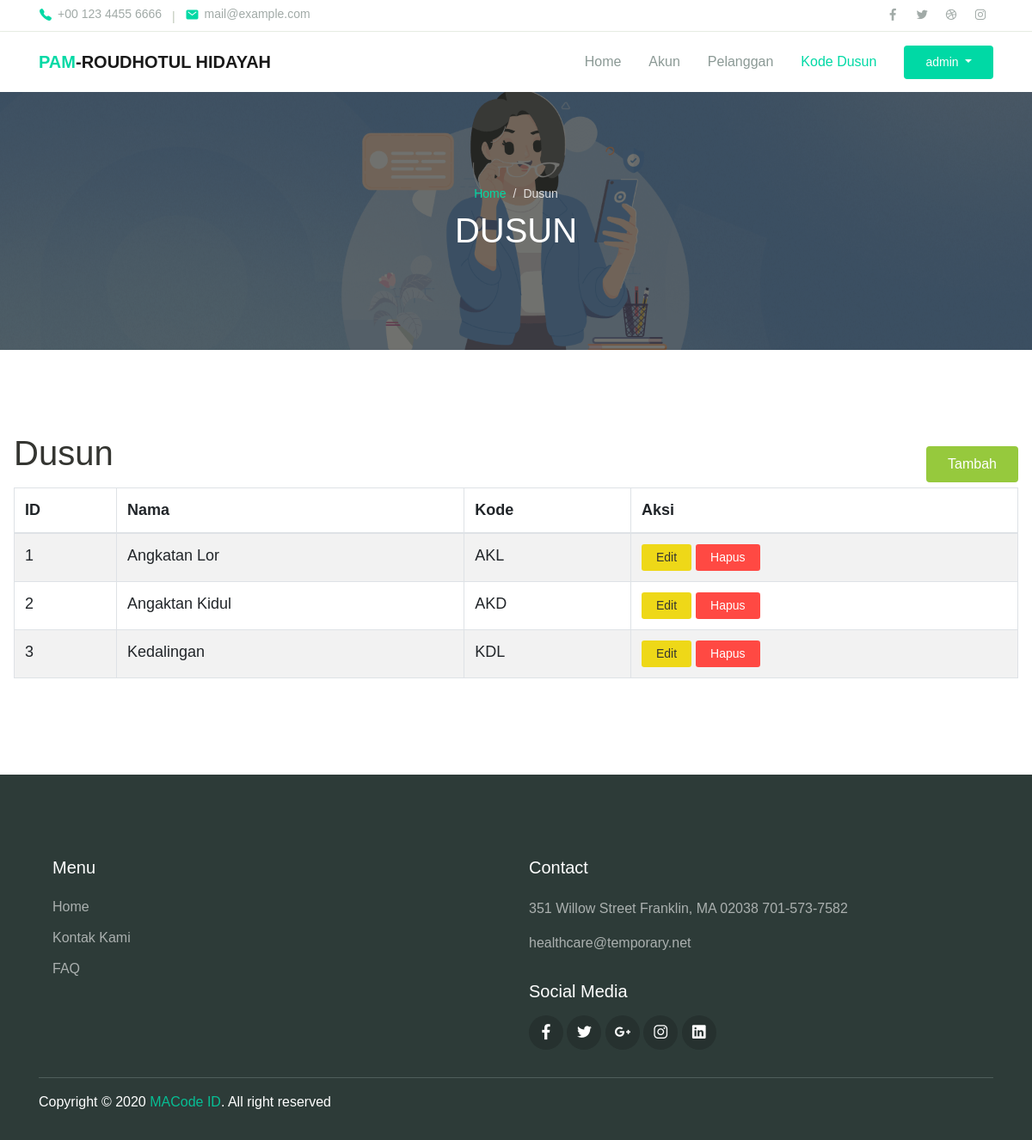
The app's page /admin/dusun.php (signed in) with its own data.
### tables this page shows
CREATE TABLE `user` (
  `id` int(11) NOT NULL,
  `nama` varchar(255) NOT NULL,
  `username` varchar(255) NOT NULL,
  `password` varchar(255) NOT NULL
);

CREATE TABLE `dusun` (
  `id` int(4) NOT NULL,
  `nama` varchar(50) NOT NULL,
  `kode` varchar(3) NOT NULL
);

### admin/dusun.php (the view, shortened to what this page needs)
<?php
    $thisPage = 'dusun';
    include '../config/koneksi.php';
    $id_admin = $_SESSION['pamrh_id_admin'];
    $query_admin_login = mysqli_query($koneksi, "SELECT * FROM user WHERE id='$id_admin'");
    $admin_login = mysqli_fetch_assoc($query_admin_login);
    $query_data_dusun = mysqli_query($koneksi, "SELECT * FROM dusun");
    include 'layout/header.php';
?>
  <div class="page-banner overlay-dark bg-image" style="background-image: url('../assets/img/gmb-4.png');">
    <div class="banner-section">
      <div class="container text-center wow fadeInUp">
        <nav aria-label="Breadcrumb">
          <ol class="breadcrumb breadcrumb-dark bg-transparent justify-content-center py-0 mb-2">
            <li class="breadcrumb-item"><a href="index.php">Home</a></li>
            <li class="breadcrumb-item active" aria-current="page">Dusun</li>
          </ol>
        </nav>
        <h1 class="font-weight-normal">DUSUN</h1>
      </div>
    </div>
  </div>
  <div class="page-section">
    <div class="container-fluid p-3">
      <div class="row justify-content-center">
        <div class="col-12 wow fadeInUp">
          <h1 class="mb-3">Dusun <a href="dusun_tambah.php" class="btn mt-3 btn-success float-right">Tambah</a></h1>
          <div class="text-lg">
            <table id="data_table" class="table table-striped table-bordered" style="width:100%">
              <thead>
                  <tr>
                      <th>ID</th>
                      <th>Nama</th>
                      <th>Kode</th>
                      <th>Aksi</th>
                  </tr>
              </thead>
              <tbody>
                  <?php
                  foreach ($query_data_dusun as $a) {
                  ?>
                  <tr>
                      <td><?php echo $a['id']; ?></td>
                      <td><?php echo $a['nama']; ?></td>
                      <td><?php echo $a['kode']; ?></td>
                      <td>
                        <a href="dusun_edit.php?id=<?php echo $a['id']; ?>" class="btn btn-sm pt-1 pb-1 pl-3 pr-3 btn-warning">Edit</a>
                        <a href="function/hapus_dusun.php?id=<?php echo $a['id']; ?>" class="btn btn-sm pt-1 pb-1 pl-3 pr-3 btn-danger">Hapus</a>
                      </td>
                  </tr>
                  <?php
                  }
                  ?>
                </tbody>
              </table>
            </div>
          </div>
        </div>
      </div>
    </div>
<?php
include_once('layout/footer.php');
?>

### admin/layout/header.php (shortened to what this page needs)
<!DOCTYPE html>
<html lang="en">
<head>
  <link rel="stylesheet" href="../assets/assets/css/maicons.css">
  <link rel="stylesheet" href="../assets/assets/css/bootstrap.css">
  <link rel="stylesheet" href="../assets/assets/vendor/owl-carousel/css/owl.carousel.css">
  <link rel="stylesheet" href="../assets/assets/vendor/animate/animate.css">
  <link rel="stylesheet" href="../assets/assets/css/theme.css">
  <link rel="stylesheet" href="https://cdn.jsdelivr.net/npm/sweetalert2@11.1.4/dist/sweetalert2.min.css">
  <link rel="stylesheet" href="https://cdn.datatables.net/1.11.0/css/dataTables.bootstrap4.min.css">
  <link rel="stylesheet" href="../assets/assets/vendor/lightbox2/dist/css/lightbox.min.css">
</head>
<body>
  <header>
    <div class="topbar">
      <div class="container">
        <div class="row">
          <div class="col-sm-8 text-sm">
            <div class="site-info">
              <a href="#"><span class="mai-call text-primary"></span> +00 123 4455 6666</a>
              <span class="divider">|</span>
              <a href="#"><span class="mai-mail text-primary"></span> mail@example.com</a>
            </div>
          </div>
          <div class="col-sm-4 text-right text-sm">
            <div class="social-mini-button">
              <a href="#"><span class="mai-logo-facebook-f"></span></a>
              <a href="#"><span class="mai-logo-twitter"></span></a>
              <a href="#"><span class="mai-logo-dribbble"></span></a>
              <a href="#"><span class="mai-logo-instagram"></span></a>
            </div>
          </div>
        </div>
      </div>
    </div>
    <nav class="navbar navbar-expand-lg navbar-light shadow-sm">
      <div class="container">
        <a class="navbar-brand" href="#"><span class="text-primary">PAM</span>-ROUDHOTUL HIDAYAH</a>
        <div class="collapse navbar-collapse" id="navbarSupport">
          <ul class="navbar-nav ml-auto">
            <li class="nav-item <?php if($thisPage == 'home') echo 'active'; ?>">
              <a class="nav-link" href="index.php">Home</a>
            </li>
            <li class="nav-item <?php if($thisPage == 'akun') echo 'active'; ?>">
              <a class="nav-link" href="akun.php">Akun</a>
            </li>
            <li class="nav-item <?php if($thisPage == 'pelanggan') echo 'active'; ?>">
              <a class="nav-link" href="pelanggan.php">Pelanggan</a>
            </li>
            <li class="nav-item <?php if($thisPage == 'dusun') echo 'active'; ?>">
              <a class="nav-link" href="dusun.php">Kode Dusun</a>
            </li>
            <li class="nav-item">
              <div class="dropdown">
                <button class="btn btn btn-primary ml-lg-3 dropdown-toggle" type="button" id="dropdownMenuButton" data-toggle="dropdown" aria-haspopup="true" aria-expanded="false">
                  <?php echo $admin_login['nama']; ?>
                </button>
              </div>
            </li>
          </ul>
        </div>
      </div>
    </nav>
  </header>

### assets/assets/css/theme.css (style rules this page uses)
:root { --primary: #00D9A5; --accent: #FF3D85; --secondary: #4E5AFE; --warning: #EED818; --info: #05B4E1; --danger: #FF4943; --success: #96C93D; --dark: #343531; --light: #F5F9F6; --cs: #596261; --grey: #6E807A; }
body { font-family: "Source Sans Pro", sans-serif; line-height: 1.5; color: #343531; }
a { color: #07be94; text-decoration: none; background-color: transparent; }
.text-sm { font-size: 14px !important; }
.text-lg { font-size: 18px !important; }
.text-primary { color: #00D9A5 !important; }
.btn-primary { color: #fff; background-color: #00D9A5; border-color: transparent; }
.btn-success { color: #fff; background-color: #96C93D; border-color: transparent; }
.btn-warning { color: #343531; background-color: #EED818; border-color: transparent; }
.btn-danger { color: #fff; background-color: #FF4943; border-color: transparent; }
.topbar { border-bottom: 1px solid #E8EEE4; }
.topbar .row { align-items: center; min-height: 36px; }
.topbar .site-info a { display: inline-flex; align-items: center; color: #A1AAA7; }
.topbar .site-info a span { font-size: 16px; margin-right: 6px; }
.topbar .site-info .divider { margin-left: 8px; margin-right: 8px; color: #BEC8B8; }
.topbar .social-mini-button a { display: inline-block; padding: 4px 8px; color: #A1AAA7; }
.btn { padding: 8px 24px; }
.breadcrumb { background-color: #f8f9fa; }
.breadcrumb-dark .breadcrumb-item a { color: #00D9A5; }
.breadcrumb-dark .breadcrumb-item + .breadcrumb-item::before { display: inline-block; padding-right: 0.5rem; color: rgba(255, 255, 255, 0.8); content: "/"; }
.breadcrumb-dark .breadcrumb-item.active { color: rgba(255, 255, 255, 0.8); }
.navbar { min-height: 70px; }
.navbar-brand { font-weight: 600; padding-top: 10px; padding-bottom: 10px; }
.navbar-nav { margin-top: 10px; border-top: 1px solid #E8EEE4; flex-shrink: 0; }
.navbar-nav .nav-link { transition: all .2s ease; }
.navbar-nav .btn { font-size: 14px; }
.navbar-light .navbar-nav .nav-link { color: rgba(110, 128, 122, 0.8); }
.navbar-light .navbar-nav .show > .nav-link, .navbar-light .navbar-nav .active > .nav-link, .navbar-light .navbar-nav .nav-link.show, .navbar-light .navbar-nav .nav-link.active { font-weight: 500; color: #00D9A5; }
@media (min-width: 992px) { .navbar-expand-lg .navbar-nav { margin-top: 0; border-top: none; } }
@media (min-width: 992px) { .navbar-expand-lg .navbar-nav .nav-link { padding-right: 16px; padding-left: 16px; } }
@media (min-width: 992px) { .navbar-expand-lg .navbar-nav { align-items: center; } }
.bg-image { position: relative; background-position: center center; background-size: cover; background-repeat: no-repeat; }
.bg-image > * { position: relative; z-index: 10; }
.page-section { position: relative; padding-top: 80px; padding-bottom: 80px; overflow: hidden; }
.page-banner { position: relative; height: 300px; z-index: 10; }
.page-hero.overlay-dark::before, .page-banner.overlay-dark::before { content: ""; position: absolute; top: 0; left: 0; width: 100%; height: 100%; background: rgba(52, 53, 49, 0.7); z-index: 1; }
.page-banner .breadcrumb-item, .page-banner .breadcrumb-item a { font-size: 14px; }
.hero-section, .banner-section { position: relative; display: -ms-flexbox; display: flex; -ms-flex-align: center; align-items: center; -ms-flex-pack: center; justify-content: center; height: 100%; color: #ffffff; z-index: 10; }

### records on screen
user: nama "admin"
dusun: id "1", nama "Angkatan Lor", kode "AKL"
dusun: id "2", nama "Angaktan Kidul", kode "AKD"
dusun: id "3", nama "Kedalingan", kode "KDL"
